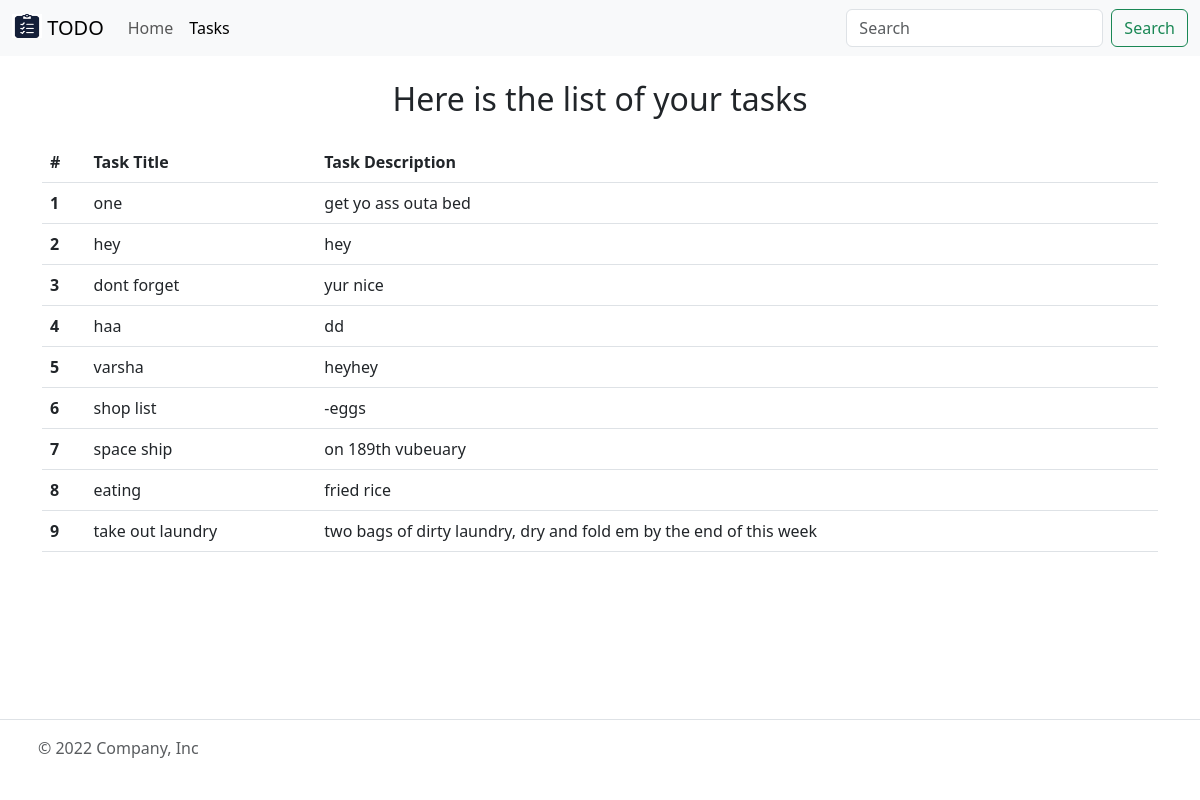
The page /tasks on the database its author committed.
### home/models.py (models this page shows)
class Task(models.Model):
    taskTitle = models.CharField(max_length=30)
    taskDesc = models.TextField()
    time = models.DateTimeField(auto_now_add=True)
    def __str__(self):
        return self.taskTitle

### home/views.py (the view)
# urls.py: path('tasks', views.tasks, name='tasks'),
def tasks(request):
    allTasks = Task.objects.all()
    print(allTasks)
    for item in allTasks:
        print(item.taskTitle)
    context = { 'tasks': allTasks}
    return render(request, 'tasks.html', context)

### templates/tasks.html (shortened to what this page needs)
<!doctype html>
<html lang="en">
<head>
    <link href="https://cdn.jsdelivr.net/npm/bootstrap@5.3.0-alpha1/dist/css/bootstrap.min.css" rel="stylesheet"
>
      </head>
<body>
    <nav class="navbar navbar-expand-lg bg-body-tertiary ">
        <div class="container-fluid">
                <a class="navbar-brand" href="/">
                    <img
                        alt="Logo" width="30" height="24" class="d-inline-block align-text-top">
                   TODO
                </a>
                <div class="collapse navbar-collapse" id="navbarSupportedContent">
                    <ul class="navbar-nav me-auto mb-2 mb-lg-0">
                        <li class="nav-item active">
                            <a class="nav-link" aria-current="page" href="/">Home</a>
                        </li>
                        <li class="nav-item ">
                            <a class="nav-link active" href="/tasks">Tasks</a>
                        </li>
                    </ul>
                    <form class="d-flex" role="search">
                        <input class="form-control me-2" type="search" placeholder="Search" aria-label="Search">
                        <button class="btn btn-outline-success" type="submit">Search</button>
                    </form>
                </div>
            </div>
    </nav>
    <div class="container my-4">
      <h2 class="text-center">Here is the list of your tasks </h2>
        <table class="table">
            <thead>
              <tr>
                <th scope="col">#</th>
                <th scope="col">Task Title</th>
                <th scope="col">Task Description</th>
              </tr>
            </thead>
            <tbody>
              {% for task in tasks %}
              <tr>
                <th scope="row">{{ forloop.counter }}</th>
                <td>{{task.taskTitle}}</td>
                <td>{{task.taskDesc}}</td>
              </tr>
             {% endfor %}
            </tbody>
          </table>
    </div>
    <div class="container" my-0 py-3>
      <footer class="d-flex flex-wrap justify-content-between align-items-center fixed-bottom py-3 my-4 border-top">
        <div class="col-md-4 d-flex align-items-center">
          <a href="/" class="mb-3 me-2 mb-md-0 text-muted text-decoration-none lh-1">
            <svg class="bi" width="30" height="24"><use xlink:href="#bootstrap"></use></svg>
          </a>
          <span class="mb-3 mb-md-0 text-muted">© 2022 Company, Inc</span>
        </div>
      </footer>
    </div>
</body>
</html>

### rows shown on the page
Task: taskTitle "one", taskDesc "get yo ass outa bed"
Task: taskTitle "hey", taskDesc "hey"
Task: taskTitle "dont forget", taskDesc "yur nice"
Task: taskTitle "haa", taskDesc "dd"
Task: taskTitle "varsha", taskDesc "heyhey"
Task: taskTitle "shop list", taskDesc "-eggs"
Task: taskTitle "space ship", taskDesc "on 189th vubeuary"
Task: taskTitle "eating", taskDesc "fried rice"
Task: taskTitle "take out laundry", taskDesc "two bags of dirty laundry, dry and fold em by the end of this week"
